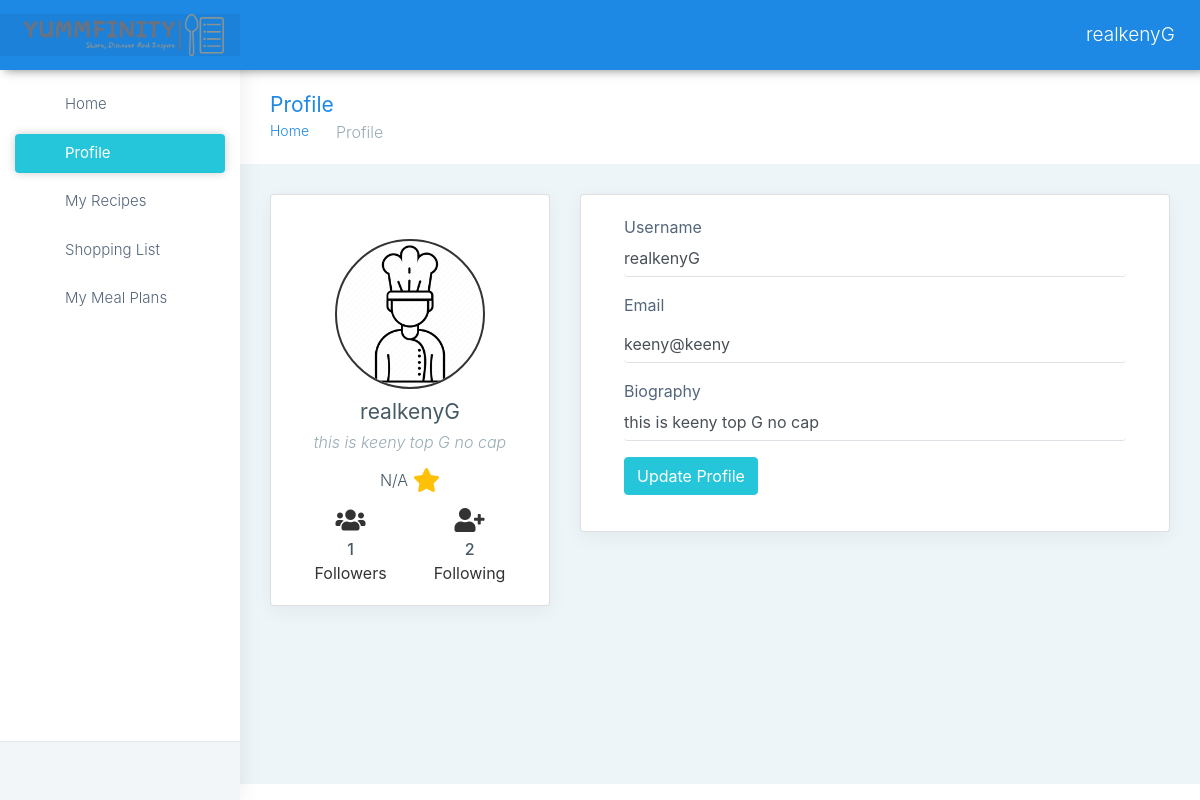
/my_profile (signed in), run on an earlier commit of the app's database.
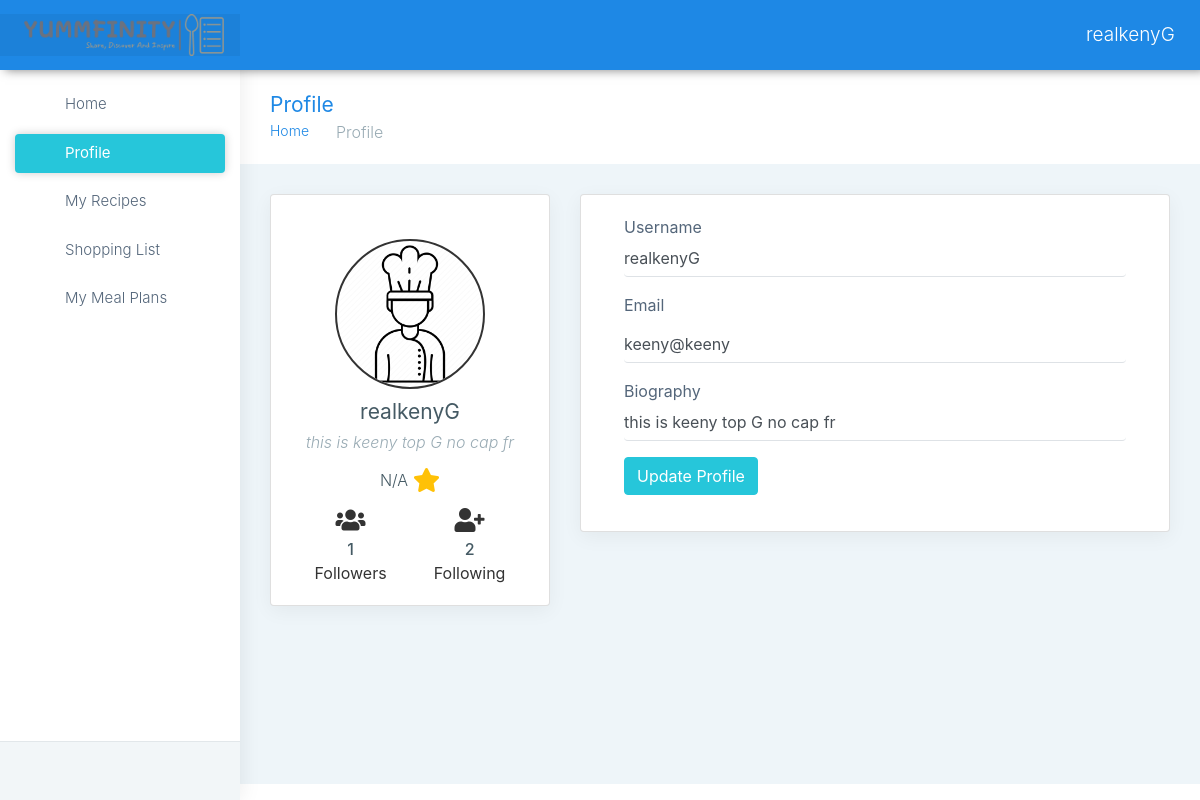
And on a later commit of the database.
### apps/authentication/models.py (models this page shows, shortened)
class User(db.Model, UserMixin):
    id = db.Column(db.Integer, primary_key=True)
    username = db.Column(db.String(64), unique=True)
    email = db.Column(db.String(64), unique=True)
    password = db.Column(db.LargeBinary)
    recipes = db.relationship('Recipe', backref='user')
    ratings = db.relationship('Rating', backref='user')
    comments = db.relationship('Comment', backref='user')
    profile = db.relationship("UserProfile", uselist=False, back_populates="user")
    activities = db.relationship('UserActivity', back_populates='user', lazy=True)
    followers = db.relationship('Follow', foreign_keys=[Follow.followed_id], back_populates='followed', lazy='dynamic', cascade='all, delete-orphan')
    following = db.relationship('Follow', foreign_keys=[Follow.follower_id], back_populates='follower', lazy='dynamic', cascade='all, delete-orphan')
    shopping_list = db.relationship('ShoppingList', backref='user', lazy=True, cascade='all, delete-orphan')
    meal_plan = db.relationship('MealPlan', backref='user', lazy=True, cascade='all, delete-orphan')

class UserProfile(db.Model):
    id = db.Column(db.Integer, primary_key=True)
    biography = db.Column(db.Text)
    favorite_recipes_str = db.Column(db.String, nullable=True)
    @property
    def favorite_recipes(self):
        if self.favorite_recipes_str:
            return [int(recipe_id) for recipe_id in self.favorite_recipes_str.split(',')]
        return []

### apps/home/routes.py (the view)
@blueprint.route('/my_profile')
@login_required
def my_profile():
    user_id = current_user.id
    user = User.query.filter_by(id=user_id).first()
    profile = UserProfile.query.filter_by(user_id=user_id).first()
    num_followers = Follow.query.filter_by(followed_id=user_id).count()
    num_following = Follow.query.filter_by(follower_id=user_id).count()
    recipes_ids = [recipe.id for recipe in Recipe.query.filter_by(user_id=user_id).all()]
    ratings = Rating.query.filter(Rating.recipe_id.in_(recipes_ids)).all()
    avg_rating = None if not ratings else sum(rate.rating for rate in ratings) / len(ratings)
    return render_template('home/my_profile.html', profile=profile, user=user, num_followers = num_followers, num_following = num_following, avg_rating=avg_rating)

### apps/__init__.py (called while the page is built)
def configure_database(app):
    @app.before_first_request
    def initialize_database():
        db.create_all()
    @app.teardown_request
    def shutdown_session(exception=None):
        db.session.remove()

### apps/authentication/models.py (called while the page is built)
@login_manager.user_loader
def user_loader(id):
    return User.query.filter_by(id=id).first()

### apps/templates/home/my_profile.html (shortened to what this page needs)
{% extends "layouts/base.html" %}
{% block content %}
<head>
    <link rel="stylesheet" href="https://maxcdn.bootstrapcdn.com/bootstrap/4.5.2/css/bootstrap.min.css">
    <link rel="stylesheet" href="https://cdnjs.cloudflare.com/ajax/libs/font-awesome/5.15.4/css/all.min.css">
</head>
        <div class="page-breadcrumb">
            <div class="row align-items-center">
                <div class="col-md-6 col-8 align-self-center">
                    <h3 class="page-title mb-0 p-0">Profile</h3>
                    <div class="d-flex align-items-center">
                        <nav aria-label="breadcrumb">
                            <ol class="breadcrumb">
                                <li class="breadcrumb-item"><a href="/">Home</a></li>
                                <li class="breadcrumb-item active" aria-current="page">Profile</li>
                            </ol>
                        </nav>
                    </div>
                </div>
            </div>
        </div>
        <div class="container-fluid">
            <div class="row">
                <div class="col-lg-4 col-xlg-3 col-md-5">
                  <div class="card">
                      <div class="card-body profile-card">
                          <center class="mt-4">
                              <img src="{{ config.ASSETS_ROOT }}/images/users/cheficon.png" class="rounded-circle" width="150" />
                              <h4 class="card-title mt-2">{{user.username}}</h4>
                              <h6 class="card-subtitle">{{profile.biography}}</h6>
                              <div class="rating-info mt-3">
                                  <span class="avg-rating">{{ avg_rating if avg_rating else 'N/A' }}</span>
                                  <i class="fas fa-star text-warning" aria-hidden="true"></i>
                              </div>
                              <div class="follow-info mt-3">
                                  <a href="javascript:void(0)" class="link">
                                      <i class="fas fa-users" aria-hidden="true"></i>
                                      <div class="value-digit">{{num_followers}}</div>
                                      <div>Followers</div>
                                  </a>
                                  <a href="javascript:void(0)" class="link">
                                      <i class="fas fa-user-plus" aria-hidden="true"></i>
                                      <div class="value-digit">{{num_following}}</div>
                                      <div>Following</div>
                                  </a>
                              </div>
                          </center>
                      </div>
                  </div>
              </div>
                <div class="col-lg-8 col-xlg-9 col-md-7">
                    <div class="card">
                    <div class="card-body">
                        <form class="form-horizontal form-material mx-2" method="POST" action="{{ url_for('home_blueprint.update_user') }}">
                        <div class="form-group">
                            <label class="col-md-12 mb-0">Username</label>
                            <div class="col-md-12">
                            <input type="text" name="username" value="{{user.username}}" class="form-control ps-0 form-control-line" required>
                            </div>
                        </div>
                        <div class="form-group">
                            <label for="example-email" class="col-md-12">Email</label>
                            <div class="col-md-12">
                            <input type="email" name="email" value="{{user.email}}" class="form-control ps-0 form-control-line" required>
                            </div>
                        </div>
                        <div class="form-group">
                            <label class="col-md-12 mb-0">Biography</label>
                            <div class="col-md-12">
                            <input type="text" name="bio" value="{{profile.biography}}" class="form-control ps-0 form-control-line">
                            </div>
                        </div>
                        <div class="form-group">
                            <div class="col-sm-12 d-flex">
                            <button type="submit" class="btn btn-success mx-auto mx-md-0 text-white">Update Profile</button>
                            </div>
                        </div>
                        </form>
                    </div>
                    </div>
                </div>
            </div>
        </div>
{% endblock content %}

### apps/templates/layouts/base.html (shortened to what this page needs)
<!DOCTYPE html>
<html dir="ltr" lang="en">
<head>
    <link href="{{ config.ASSETS_ROOT }}/css/style.min.css" rel="stylesheet">
</head>
<body>
    <div id="main-wrapper" data-layout="vertical" data-navbarbg="skin6" data-sidebartype="full"
        data-sidebar-position="absolute" data-header-position="absolute" data-boxed-layout="full">
        {% include 'includes/navigation.html' %}
        {% include 'includes/sidebar.html' %}
        <div class="page-wrapper">
            {% block content %}{% endblock content %}
        </div>
    </div>
</body>
</html>

### apps/templates/includes/navigation.html (shortened to what this page needs)
<header class="topbar" data-navbarbg="skin6">
    <nav class="navbar top-navbar navbar-expand-md navbar-dark">
        <div class="navbar-header" data-logobg="skin6">
            <a class="navbar-brand ms-4" href="/">
                <img src="{{ config.ASSETS_ROOT }}/images/logo-no-background.png" alt="homepage" class="dark-logo" style="width: 200px; height: auto;" />
            </a>
        </div>
        <div class="navbar-collapse collapse" id="navbarSupportedContent" data-navbarbg="skin5">
            <ul class="navbar-nav">
                <li class="nav-item dropdown">
                    <a class="nav-link dropdown-toggle text-muted waves-effect waves-dark" href="#" id="navbarDropdown" role="button" data-bs-toggle="dropdown" aria-expanded="false">
                        {{ current_user.username }}
                    </a>
                </li>
            </ul>
        </div>
    </nav>
</header>

### apps/templates/includes/sidebar.html
<aside class="left-sidebar" data-sidebarbg="skin6">
    <div class="scroll-sidebar">
        <nav class="sidebar-nav">
            <ul id="sidebarnav">
                <li class="sidebar-item"> <a class="sidebar-link waves-effect waves-dark sidebar-link"
                        href="/" aria-expanded="false"><i class="mdi me-2 mdi-home"></i><span
                            class="hide-menu">Home</span></a></li>
                <li class="sidebar-item"> <a class="sidebar-link waves-effect waves-dark sidebar-link"
                        href="/my_profile" aria-expanded="false">
                        <i class="mdi me-2 mdi-account-check"></i><span class="hide-menu">Profile</span></a>
                </li>
                <li class="sidebar-item"> <a class="sidebar-link waves-effect waves-dark sidebar-link"
                        href="/my_recipes" aria-expanded="false"><i class="mdi me-2 mdi-book"></i><span
                            class="hide-menu">My Recipes</span></a>
                </li>
                <li class="sidebar-item"> <a class="sidebar-link waves-effect waves-dark sidebar-link"
                        href="/shopping_list" aria-expanded="false"><i class="mdi me-2 mdi-cart"></i><span
                            class="hide-menu">Shopping List</span></a>
                </li>
                <li class="sidebar-item"> <a class="sidebar-link waves-effect waves-dark sidebar-link"
                    href="/my_meal_plan" aria-expanded="false"><i class="mdi me-2 mdi-calendar"></i><span
                        class="hide-menu">My Meal Plans</span></a>
                </li>
            </ul>
        </nav>
    </div>
    <div class="sidebar-footer">
        <div class="row">
            <div class="col-4 link-wrap">
                <a href="{{ url_for('authentication_blueprint.logout') }}" class="link" data-toggle="tooltip" title="" data-original-title="Logout"><i
                        class="mdi mdi-power"></i></a>
            </div>
        </div>
    </div>
</aside>

### apps/templates/home/my_profile.html (style rules this page uses)
.profile-card { padding: 20px; }
.profile-card img { border: 2px solid #333; }
.profile-card h4 { margin-top: 15px; font-weight: bold; }
.profile-card h6 { margin-bottom: 20px; font-style: italic; }
.follow-info a { text-decoration: none; color: #333; }
.follow-info i { font-size: 24px; margin-bottom: 5px; }
.rating-info { font-size: 24px; font-weight: bold; display: flex; justify-content: center; align-items: center; }
.avg-rating { margin-right: 5px; }
.follow-info { display: flex; justify-content: space-around; margin-top: 20px; }
.link { text-decoration: none; color: inherit; }
.value-digit { font-size: 24px; font-weight: bold; }

What changed in the data, as far as the page shows it:
changed UserProfile: biography "this is keeny top G no cap" → "this is keeny top G no cap fr"; bio "this is keeny top G no cap" → "this is keeny top G no cap fr"
